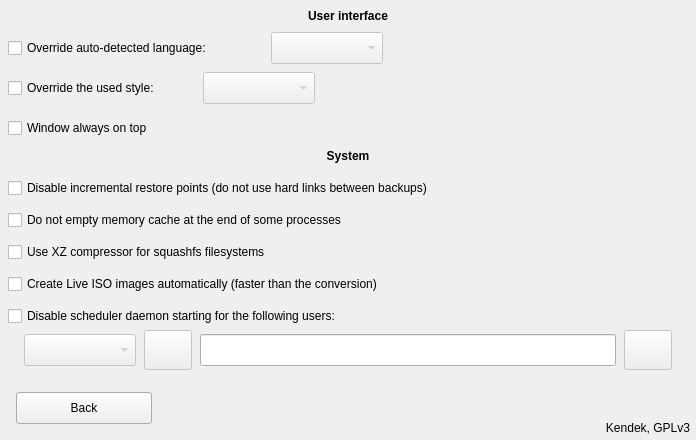
     <widget class="QWidget" name="settingspanel" native="true">
      <property name="geometry">
       <rect>
        <x>697</x>
        <y>1784</y>
        <width>696</width>
        <height>440</height>
       </rect>
      </property>
      <property name="autoFillBackground">
       <bool>true</bool>
      </property>
      <widget class="QLabel" name="label_43">
       <property name="geometry">
        <rect>
         <x>390</x>
         <y>416</y>
         <width>300</width>
         <height>24</height>
        </rect>
       </property>
       <property name="text">
        <string notr="true">Kendek, GPLv3</string>
       </property>
       <property name="alignment">
        <set>Qt::AlignRight|Qt::AlignTrailing|Qt::AlignVCenter</set>
       </property>
      </widget>
      <widget class="QPushButton" name="settingsback">
       <property name="geometry">
        <rect>
         <x>16</x>
         <y>392</y>
         <width>136</width>
         <height>32</height>
        </rect>
       </property>
       <property name="cursor">
        <cursorShape>PointingHandCursor</cursorShape>
       </property>
       <property name="text">
        <string>Back</string>
       </property>
       <property name="icon">
        <iconset resource="pictures.qrc">
         <normaloff>:/pictures/back.png</normaloff>:/pictures/back.png</iconset>
       </property>
       <property name="iconSize">
        <size>
         <width>13</width>
         <height>13</height>
        </size>
       </property>
      </widget>
      <widget class="QLabel" name="label_44">
       <property name="geometry">
        <rect>
         <x>0</x>
         <y>0</y>
         <width>696</width>
         <height>32</height>
        </rect>
       </property>
       <property name="font">
        <font>
         <weight>75</weight>
         <bold>true</bold>
        </font>
       </property>
       <property name="text">
        <string>User interface</string>
       </property>
       <property name="alignment">
        <set>Qt::AlignCenter</set>
       </property>
      </widget>
      <widget class="QComboBox" name="languages">
       <property name="enabled">
        <bool>false</bool>
       </property>
       <property name="geometry">
        <rect>
         <x>271</x>
         <y>32</y>
         <width>112</width>
         <height>32</height>
        </rect>
       </property>
       <property name="minimumSize">
        <size>
         <width>112</width>
         <height>32</height>
        </size>
       </property>
       <property name="cursor">
        <cursorShape>PointingHandCursor</cursorShape>
       </property>
       <property name="focusPolicy">
        <enum>Qt::NoFocus</enum>
       </property>
      </widget>
      <widget class="QComboBox" name="styles">
       <property name="enabled">
        <bool>false</bool>
       </property>
       <property name="geometry">
        <rect>
         <x>203</x>
         <y>72</y>
         <width>112</width>
         <height>32</height>
        </rect>
       </property>
       <property name="minimumSize">
        <size>
         <width>112</width>
         <height>32</height>
        </size>
       </property>
       <property name="cursor">
        <cursorShape>PointingHandCursor</cursorShape>
       </property>
       <property name="focusPolicy">
        <enum>Qt::NoFocus</enum>
       </property>
      </widget>
      <widget class="QCheckBox" name="alwaysontop">
       <property name="geometry">
        <rect>
         <x>8</x>
         <y>118</y>
         <width>182</width>
         <height>20</height>
        </rect>
       </property>
       <property name="cursor">
        <cursorShape>PointingHandCursor</cursorShape>
       </property>
       <property name="focusPolicy">
        <enum>Qt::NoFocus</enum>
       </property>
       <property name="text">
        <string>Window always on top</string>
       </property>
      </widget>
      <widget class="QLabel" name="label_45">
       <property name="geometry">
        <rect>
         <x>0</x>
         <y>140</y>
         <width>696</width>
         <height>32</height>
        </rect>
       </property>
       <property name="font">
        <font>
         <weight>75</weight>
         <bold>true</bold>
        </font>
       </property>
       <property name="text">
        <string>System</string>
       </property>
       <property name="alignment">
        <set>Qt::AlignCenter</set>
       </property>
      </widget>
      <widget class="QCheckBox" name="schedulerdisable">
       <property name="geometry">
        <rect>
         <x>8</x>
         <y>306</y>
         <width>426</width>
         <height>20</height>
        </rect>
       </property>
       <property name="cursor">
        <cursorShape>PointingHandCursor</cursorShape>
       </property>
       <property name="focusPolicy">
        <enum>Qt::NoFocus</enum>
       </property>
       <property name="text">
        <string>Disable scheduler daemon starting for the following users:</string>
       </property>
      </widget>
      <widget class="QCheckBox" name="usexzcompressor">
       <property name="geometry">
        <rect>
         <x>8</x>
         <y>242</y>
         <width>327</width>
         <height>20</height>
        </rect>
       </property>
       <property name="cursor">
        <cursorShape>PointingHandCursor</cursorShape>
       </property>
       <property name="focusPolicy">
        <enum>Qt::NoFocus</enum>
       </property>
       <property name="text">
        <string>Use XZ compressor for squashfs filesystems</string>
       </property>
      </widget>
      <widget class="QCheckBox" name="languageoverride">
       <property name="geometry">
        <rect>
         <x>8</x>
         <y>38</y>
         <width>259</width>
         <height>20</height>
        </rect>
       </property>
       <property name="cursor">
        <cursorShape>PointingHandCursor</cursorShape>
       </property>
       <property name="focusPolicy">
        <enum>Qt::NoFocus</enum>
       </property>
       <property name="text">
        <string>Override auto-detected language:</string>
       </property>
      </widget>
      <widget class="QCheckBox" name="styleoverride">
       <property name="geometry">
        <rect>
         <x>8</x>
         <y>78</y>
         <width>191</width>
         <height>20</height>
        </rect>
       </property>
       <property name="cursor">
        <cursorShape>PointingHandCursor</cursorShape>
       </property>
       <property name="focusPolicy">
        <enum>Qt::NoFocus</enum>
       </property>
       <property name="text">
        <string>Override the used style:</string>
       </property>
      </widget>
      <widget class="QCheckBox" name="incrementaldisable">
       <property name="geometry">
        <rect>
         <x>8</x>
         <y>178</y>
         <width>539</width>
         <height>20</height>
        </rect>
       </property>
       <property name="cursor">
        <cursorShape>PointingHandCursor</cursorShape>
       </property>
       <property name="focusPolicy">
        <enum>Qt::NoFocus</enum>
       </property>
       <property name="text">
        <string>Disable incremental restore points (do not use hard links between backups)</string>
       </property>
      </widget>
      <widget class="QLineEdit" name="schedulerusers">
       <property name="geometry">
        <rect>
         <x>200</x>
         <y>334</y>
         <width>416</width>
         <height>32</height>
        </rect>
       </property>
       <property name="focusPolicy">
        <enum>Qt::NoFocus</enum>
       </property>
       <property name="readOnly">
        <bool>true</bool>
       </property>
      </widget>
      <widget class="QComboBox" name="users">
       <property name="enabled">
        <bool>false</bool>
       </property>
       <property name="geometry">
        <rect>
         <x>24</x>
         <y>334</y>
         <width>112</width>
         <height>32</height>
        </rect>
       </property>
       <property name="cursor">
        <cursorShape>PointingHandCursor</cursorShape>
       </property>
       <property name="focusPolicy">
        <enum>Qt::NoFocus</enum>
       </property>
      </widget>
      <widget class="QPushButton" name="adduser">
       <property name="enabled">
        <bool>false</bool>
       </property>
       <property name="geometry">
        <rect>
         <x>144</x>
         <y>330</y>
         <width>48</width>
         <height>40</height>
        </rect>
       </property>
       <property name="cursor">
        <cursorShape>PointingHandCursor</cursorShape>
       </property>
       <property name="focusPolicy">
        <enum>Qt::NoFocus</enum>
       </property>
       <property name="icon">
        <iconset resource="pictures.qrc">
         <normaloff>:/pictures/rightarrow.png</normaloff>:/pictures/rightarrow.png</iconset>
       </property>
       <property name="iconSize">
        <size>
         <width>24</width>
         <height>22</height>
        </size>
       </property>
      </widget>
      <widget class="QPushButton" name="schedulerrefresh">
       <property name="enabled">
        <bool>false</bool>
       </property>
       <property name="geometry">
        <rect>
         <x>624</x>
         <y>330</y>
         <width>48</width>
         <height>40</height>
        </rect>
       </property>
       <property name="cursor">
        <cursorShape>PointingHandCursor</cursorShape>
       </property>
       <property name="focusPolicy">
        <enum>Qt::NoFocus</enum>
       </property>
       <property name="icon">
        <iconset resource="pictures.qrc">
         <normaloff>:/pictures/refresh.png</normaloff>:/pictures/refresh.png</iconset>
       </property>
       <property name="iconSize">
        <size>
         <width>23</width>
         <height>23</height>
        </size>
       </property>
      </widget>
      <widget class="QCheckBox" name="autoisocreate">
       <property name="geometry">
        <rect>
         <x>8</x>
         <y>274</y>
         <width>470</width>
         <height>20</height>
        </rect>
       </property>
       <property name="cursor">
        <cursorShape>PointingHandCursor</cursorShape>
       </property>
       <property name="focusPolicy">
        <enum>Qt::NoFocus</enum>
       </property>
       <property name="text">
        <string>Create Live ISO images automatically (faster than the conversion)</string>
       </property>
      </widget>
      <widget class="QCheckBox" name="cachemptydisable">
       <property name="geometry">
        <rect>
         <x>8</x>
         <y>210</y>
         <width>427</width>
         <height>20</height>
        </rect>
       </property>
       <property name="cursor">
        <cursorShape>PointingHandCursor</cursorShape>
       </property>
       <property name="focusPolicy">
        <enum>Qt::NoFocus</enum>
       </property>
       <property name="text">
        <string>Do not empty memory cache at the end of some processes</string>
       </property>
      </widget>
     </widget>
